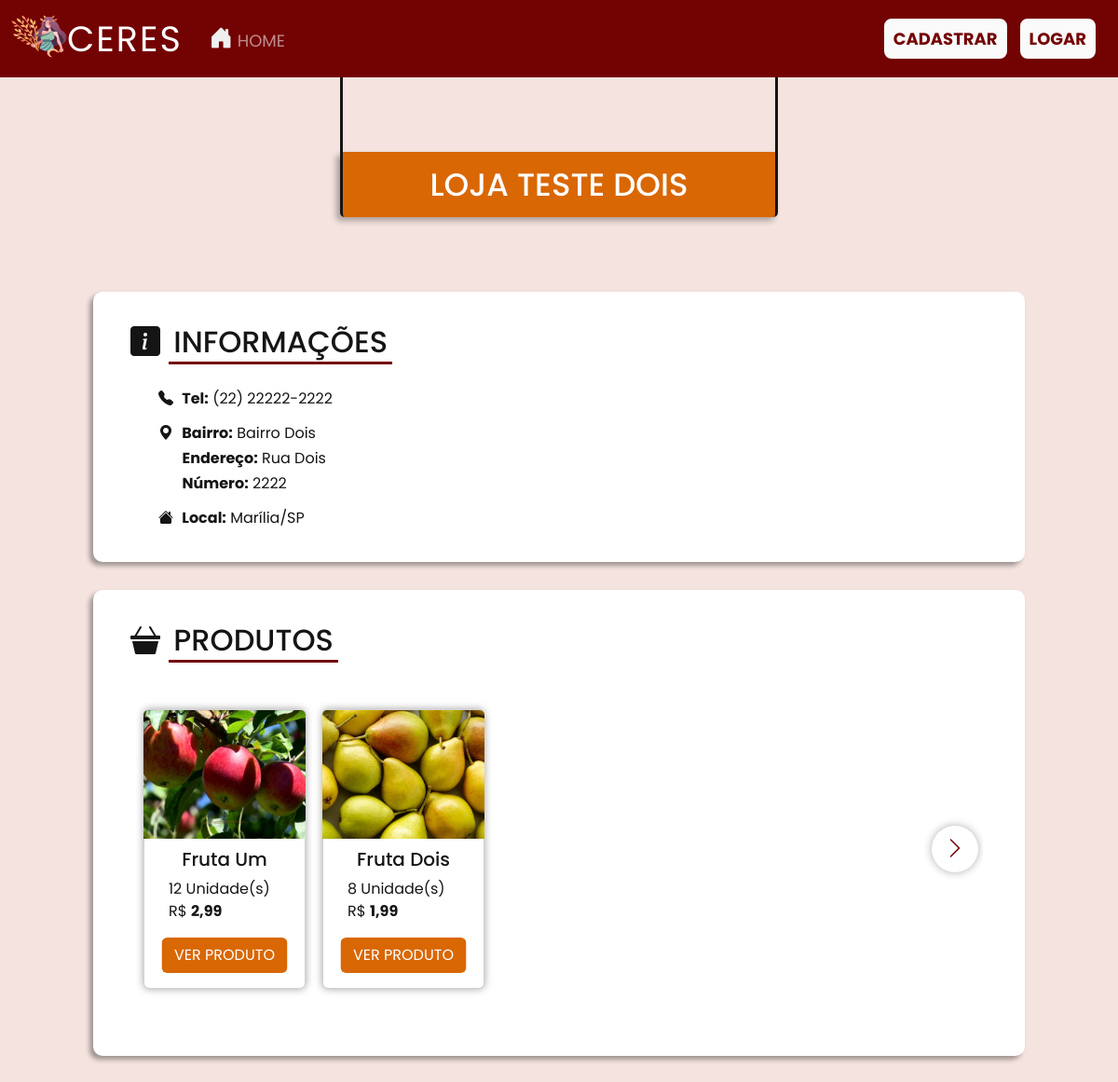
Screenshot of /store/1/ with the database file from the repository.
### apps/store/models.py (models this page shows)
class Store(models.Model):
    name = models.CharField(max_length = 100)
    district = models.CharField(max_length = 150)
    address = models.CharField(max_length = 50)
    number = models.CharField(max_length = 20)
    state = models.CharField(max_length = 50)
    city = models.CharField(max_length = 50)
    phone = models.CharField(max_length = 15)
    created_at = models.DateTimeField(default=datetime.now, blank=True)
    user = models.ForeignKey(User, on_delete=models.DO_NOTHING, db_column='user')
    class Meta:
        db_table = 'stores'

### apps/product/models.py (models this page shows)
class Product(models.Model):
    store = models.ForeignKey(Store, on_delete=models.DO_NOTHING, db_column='store')
    name = models.CharField(max_length = 100)
    category = models.CharField(max_length = 50)
    quantity = models.CharField(max_length = 25)
    price = models.FloatField()
    description = models.CharField(max_length = 150)
    image = models.ImageField(upload_to='products', null=True, blank=True)
    created_at = models.DateField(default=datetime.now, blank=True)
    class Meta:
        db_table = 'products'

### apps/store/views.py (the view)
# urls.py: path('<int:id>/', views.store, name='store'),
def store(request, id):
    store = get_object_or_404(Store, pk=id)
    stores = Store.objects.all()
    products = Product.objects.filter(store=store)
    context = {
        'stores': stores,
        'store': store,
        'products': products,
    }
    return render(request, 'store/store.html', context)

### templates/store/store.html (shortened to what this page needs)
{% extends 'base.html' %}
{% load static %}
{% block styles %}
    <link rel="stylesheet" href="{% static 'css/loja.css' %}">
{% endblock %}
{% block content %}
    <main>
        <div id="container-titulo-loja">
            <div id="linha-vertical1"></div>
            <div id="linha-vertical2"></div>
            <h1 id="titulo-loja">{{ store.name }}</h1>
        </div>
        <div id="sessoes">
            <section class="quadrado-branco" id="informacoes">
                <div class="conteudo">
                    <div id="div-titulo-sessao">
                        <i class="bi bi-info-square-fill"></i>
                        <h2 class="titulo-sessao">INFORMAÇÕES</h2>
                    </div>
                    <div id="div-conteudo-informacoes">
                        <div class="item-paragrafro" title="Telefone para contato">
                            <i class="bi bi-telephone-fill"></i>
                            <p class="p-informacao"><strong>Tel:</strong> {{ store.phone }}</p>
                        </div><br>
                        <div class="item-paragrafro" title="localização da loja">
                            <i class="bi bi-geo-alt-fill"></i>
                            <p class="p-informacao"><strong>Bairro:</strong> {{ store.district }}</p><br>
                            <p class="p-informacao" style="margin-left: 25.5px;"><strong>Endereço:</strong> {{ store.address }}</p><br>
                            <p class="p-informacao" style="margin-left: 25.5px;"><strong>Número:</strong> {{ store.number }}</p><br>
                        </div><br>
                        <div class="item-paragrafro" title="Cidade/Estado">
                            <i class="bi bi-house-fill"></i>
                            <p class="p-informacao"><strong>Local:</strong> {{ store.city }}/{{ store.state }}</p>
                        </div>
                    </div>
                </div>
            </section>
            <section class="quadrado-branco" id="produtos">
                <div class="conteudo">
                    <div id="div-titulo-sessao">
                        <i class="bi bi-basket3-fill"></i>
                        <h2 class="titulo-sessao">PRODUTOS</h2>
                    </div>
                    <div class="container-itens-scroll">
                        <div class="scroll-horizontal">
                            <button class="botao" id="botaoDireito" onclick="scrollHorizontal(-1)"><i
                                    class="bi bi-chevron-right" id="arrow"></i></button>
                            <div id="cards-container">
                                {% for product in products %}
                                    <div class="card" style="width: 11rem;">
                                        {% if product.image %}
                                            <div class="card-img-top" style="background-image: url('{{ product.image.url }}')"></div>
                                        {% else %}
                                            <div class="card-img-top"></div>
                                        {% endif %}
                                        <div class="card-body">
                                            <h5 class="card-title">{{ product.name }}</h5>
                                            <p class="card-text" style="margin-bottom: 0;">{{ product.quantity }}</p>
                                            <p class="card-text">R$ <strong>{{ product.price }}</strong></p>
                                            <button type="button" class="btn btn-laranja" data-bs-toggle="modal" data-bs-target="#modalVerProduto" onclick="viewProduct({{ product.id }})">
                                                VER PRODUTO
                                            </button>
                                        </div>
                                    </div>
                                {% endfor %}
                            </div>
                        </div>
                    </div>
                </div>
            </section>
        </div>
    </main>
{% endblock %}

### templates/base.html (shortened to what this page needs)
{% load static %}
<!DOCTYPE html>
<html lang="pt-BR">
<head>
    <link href="https://cdn.jsdelivr.net/npm/bootstrap@5.2.0/dist/css/bootstrap.min.css" rel="stylesheet">
    <link rel="stylesheet" href="https://cdn.jsdelivr.net/npm/bootstrap-icons@1.9.1/font/bootstrap-icons.css">
    <link rel="stylesheet" href="{% static 'css/css-globais.css' %}">
    {% block styles %}{% endblock %}
</head>
<body>
    {% include 'partials/_navbar.html' %}
    {% block content %}
    {% endblock %}
</body>
</html>

### templates/partials/_navbar.html (shortened to what this page needs)
{% load static %}
<header>
    <nav class="navbar navbar-expand-lg navbar-dark bg-vinho">
        <div class="container-fluid">
            <a class="navbar-brand" href="Home.html">
                <img src="{% static 'img/logo.png' %}" alt="" width="60" height="48" class="d-inline-block align-text-top">CERES
            </a>
            <div class="collapse navbar-collapse" id="navbarSupportedContent">
                <ul class="navbar-nav me-auto mb-2 mb-lg-0">
                    <li class="nav-item">
                        <a class="nav-link" aria-current="page" href="{% url 'dashboard' %}" title="Ir à Home">
                            <i class="bi bi-house-door-fill icone-navbar"></i>HOME
                        </a>
                    </li>
                </ul>
                {% if user.is_authenticated %}
                    <div class="d-flex">
                        <ul class="navbar-nav me-auto mb-2 mb-lg-0">
                            <li class="nav-item">
                                <a class="" id="" href="{% url 'profile' %}" title="Meu perfil">
                                    <i class="bi bi-person-circle" id="minha-conta"></i>
                                </a>
                            </li>
                        </ul>
                    </div>
                {% else %}
                    <div class="d-flex">
                        <ul class="navbar-nav me-auto mb-2 mb-lg-0">
                            <li class="nav-item">
                                <a class="nav-link active" id="botaoNavBar" href="{% url 'register' %}">CADASTRAR</a>
                            </li>
                            <li class="nav-item">
                                <a class="nav-link active" id="botaoNavBar" href="{% url 'login' %}">LOGAR</a>
                            </li>
                        </ul>
                    </div>
                {% endif %}
                </div>
        </div>
    </nav>
</header>

### static/css/css-globais.css (style rules this page uses)
:root { --vinho: #730202; --bege: #F4E3DE; --branco: #FFFFFF; --brancoFormulario: #fafafa; --laranja: #D96704; --preto: #151515; --cinza1: #9A9A9A; --cinza2: #C4C4C4; --cinza3: #E1E1E1; --vermelho: #D90404; }
* { font-family: Arial, Helvetica, sans-serif; font-family: "Poppins", sans-serif; margin: 0; padding: 0; color: var(--preto); }
body { background-color: #F4E3DE; min-height: 100vh }
.btn-laranja { background-color: var(--laranja); color: white; margin-left: 50%; width: 135px; transform: translate(-50%); }
.bg-vinho { background-color: var(--vinho); }
.nav-link { font-size: 18px; }
#botaoNavBar { font-size: 18px; background-color: var(--brancoFormulario); color: var(--vinho); font-weight: bold; border: 2px solid var(--vinho); padding: 8px 10px; border-radius: 10px; text-align: center; margin: 3px 10px 3px 0; }
.icone-navbar { color: #f0f0f0; font-size: 25px; padding: 5px; }
::placeholder { color: #767575; font-size: 15px; }
.navbar-brand { font-size: 38px; letter-spacing: 2px; }

### static/css/loja.css (style rules this page uses)
::placeholder { color: var(--cinza1); font-size: 16px; }
#container-titulo-loja { position: relative; width: 470px; height: 70px; background-color: var(--laranja); border: 3px solid var(--preto); border-bottom: none; border-top: none; margin: 80px auto 0 auto; box-shadow: -4px 4px 6px rgba(0, 0, 0, 0.297); border-radius: 0 0 5px 5px; }
#linha-vertical1, #linha-vertical2 { height: 80px; border-right: 3px solid var(--preto); position: absolute; bottom: 100%; left: -3px; }
#linha-vertical2 { left: 464px }
#titulo-loja { color: var(--branco); font-size: 34px; width: 100%; text-align: center; text-transform: uppercase; position: absolute; left: 50%; top: 50%; transform: translate(-50%, -50%); }
#sessoes { margin-top: 80px; }
.quadrado-branco { background-color: var(--branco); max-width: 1000px; height: 290px; padding: 30px 40px 30px 40px; margin: auto; margin-bottom: 30px; border-radius: 10px; box-shadow: -4px 4px 5px rgba(0, 0, 0, 0.342); }
#div-titulo-sessao { display: inline-block; }
#div-titulo-sessao i { font-size: 2em; color: var(--preto); }
.titulo-sessao { padding: 2px 5px 2px 5px; margin: 0 0 0 5px; display: inline-block; font-size: 32px; font-weight: 500; color: var(--preto); border-bottom: 3px solid var(--vinho); }
#div-conteudo-informacoes { margin: 15px 0 0 30px; }
.p-informacao { display: inline-block; font-size: 16px; margin-bottom: 3px; margin-left: 5px; }
.item-paragrafro { margin-top: 10px; display: inline-block; }
#produtos { height: 500px; }
.conteudo { position: relative; }
.container-itens-scroll { display: flex; justify-content: center; align-items: center; }
.scroll-horizontal { width: 910px; height: 400px; display: flex; flex-direction: row; justify-content: space-between; align-items: center; position: relative; overflow: hidden; }
#cards-container { display: flex; flex-direction: row; justify-content: flex-start; align-items: center; position: absolute; left: 0px; transition: 0.5s all ease-out; }
.card-body { padding: 10px 0 16px 0; }
.card-title { width: 160px; text-align: center; }
.card-text { text-align: left; padding: 0 20px; }
.card { max-width: 174px; max-height: 300px; position: relative; display: inline-block; margin: 0 9px 0 9px; display: flex; box-shadow: 0px 0px 8px rgba(0, 0, 0, 0.378); justify-content: center; align-items: center; }
.card-img-top { width: 174px; height: 140px; background-size: cover; background-repeat: no-repeat; background-position: center center; }
.botao { position: relative; display: inline-block; border: none; box-shadow: 0 0 10px rgba(0, 0, 0, 0.321); background-color: var(--branco); width: 50px; height: 50px; border-radius: 100px; margin: 0px 5px; z-index: 1; }
#arrow { font-size: 1.5em; position: absolute; left: 50%; top: 50%; transform: translate(-50%, -50%); color: var(--vinho); }

### rows the page displays
Store: name "LOJA TESTE DOIS", phone "(22) 22222-2222", district "Bairro Dois", address "Rua Dois", number "2222", city "Marília", state "SP"
Product: image (picture), name "Fruta Um", quantity "12 Unidade(s)", price "2,99"
Product: image (picture), name "Fruta Dois", quantity "8 Unidade(s)", price "1,99"
